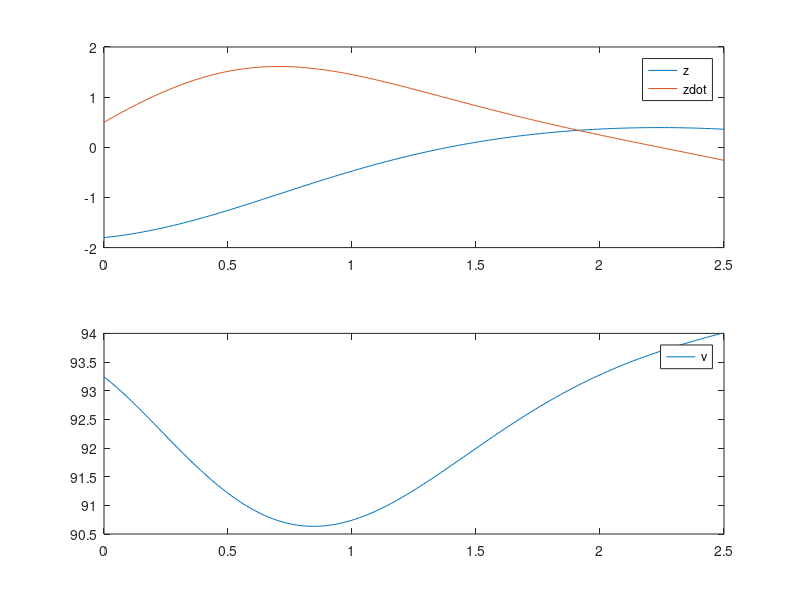

This chart was generated by the following MATLAB code:
function startercode012806
[T,X,U,XFORDISPLAY] = RunSimulation;
PlotResults(T,X,U);
z = mat2str(XFORDISPLAY(1),8)
zdot = mat2str(XFORDISPLAY(2),8)
end

function [actuators,data] = initControlSystem(sensors,references,parameters,data)
%%%%%%%%%%%%%%%%%%
% MODIFY
data.A = [0, 1; -(10*sin(9/10))/3, -1/45];
data.B = [0 ; 1/45];
data.C = [0, 1];
data.xhat = [0;0];
data.u = 0;

qC = eye(length(data.A - 1));
rC = 0.2;

qO = 5.8;
rO = eye(length(data.A - 1));

data.K = lqr(data.A, data.B, qC, rC);
data.L = lqr(data.A', data.C', inv(rO), inv(qO))';
%
%%%%%%%%%%%%%%%%%%
[actuators,data] = runControlSystem(sensors,references,parameters,data);
end

function [actuators,data] = runControlSystem(sensors,references,parameters,data)
%%%%%%%%%%%%%%%%%%
% MODIFY
zE = -0.9;
fE = 150*cos(zE);
u = -data.K*data.xhat;
y = sensors.zdot;
data.xhat = data.xhat + (data.A*data.xhat + data.B*u - data.L*(data.C*data.xhat - y))*parameters.tStep;
actuators.v = u + fE;
%
%%%%%%%%%%%%%%%%%%
end

function [T,X,U,XFORDISPLAY] = RunSimulation
[t,x,tStep,nSteps,nStepsForDisplay] = InitSimulation;
T = t;
X = x;
U = [];
controller.init = @initControlSystem;
controller.run = @runControlSystem;
controller.sensors = GetSensors(t,x);
controller.references = struct;
controller.parameters = struct('tStep',tStep);
controller.data = struct;
[controller.actuators,controller.data] = ...
    controller.init(controller.sensors, ...
                    controller.references, ...
                    controller.parameters, ...
                    controller.data);
for iStep = 1:nSteps
    u = GetInput(controller.actuators);
    [t,x] = ode45(@(t,x) GetXDot(t,x,u),[t t+tStep],x);
    t = t(end);
    x = x(end,:)';
    controller.sensors = GetSensors(t,x);
    [controller.actuators,controller.data] = ...
    controller.run(controller.sensors, ...
                    controller.references, ...
                    controller.parameters, ...
                    controller.data);
    T = [T t];
    X = [X x];
    U = [U u];
    if iStep==nStepsForDisplay
        XFORDISPLAY = x;
    end
end
end

function [t,x,tStep,nSteps,nStepsForDisplay] = InitSimulation
t = 0;
x = [-1.80; 0.50];
tStep = 0.010;
nStepsForDisplay = 25;
nSteps = 250;
end

function u = GetInput(actuators)
u = actuators.v;
end

function sensors = GetSensors(t,x)
sensors.t = t;
sensors.zdot = x(2);
end

function xdot = GetXDot(t,x,u)
xdot = [x(2); (1/45)*(-(1*x(2)+150*cos(x(1)))+u(1))];
end

function PlotResults(T,X,U)
clf;
subplot(2,1,1);
plot(T,X);
legend('z','zdot');
subplot(2,1,2);
plot(T(1:end-1),U);
legend('v');
end
